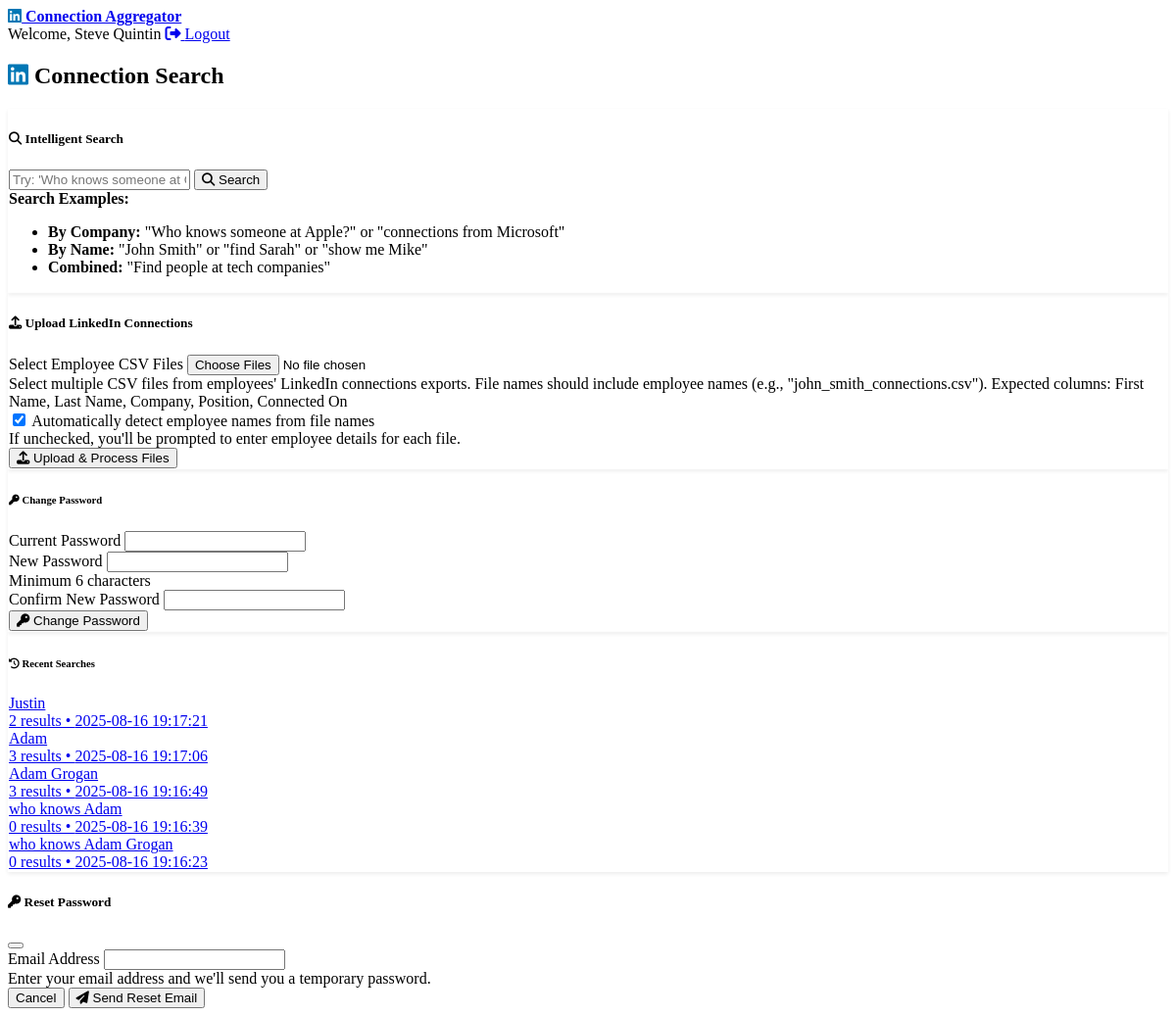
Before: /dashboard (signed in) with the older database file.
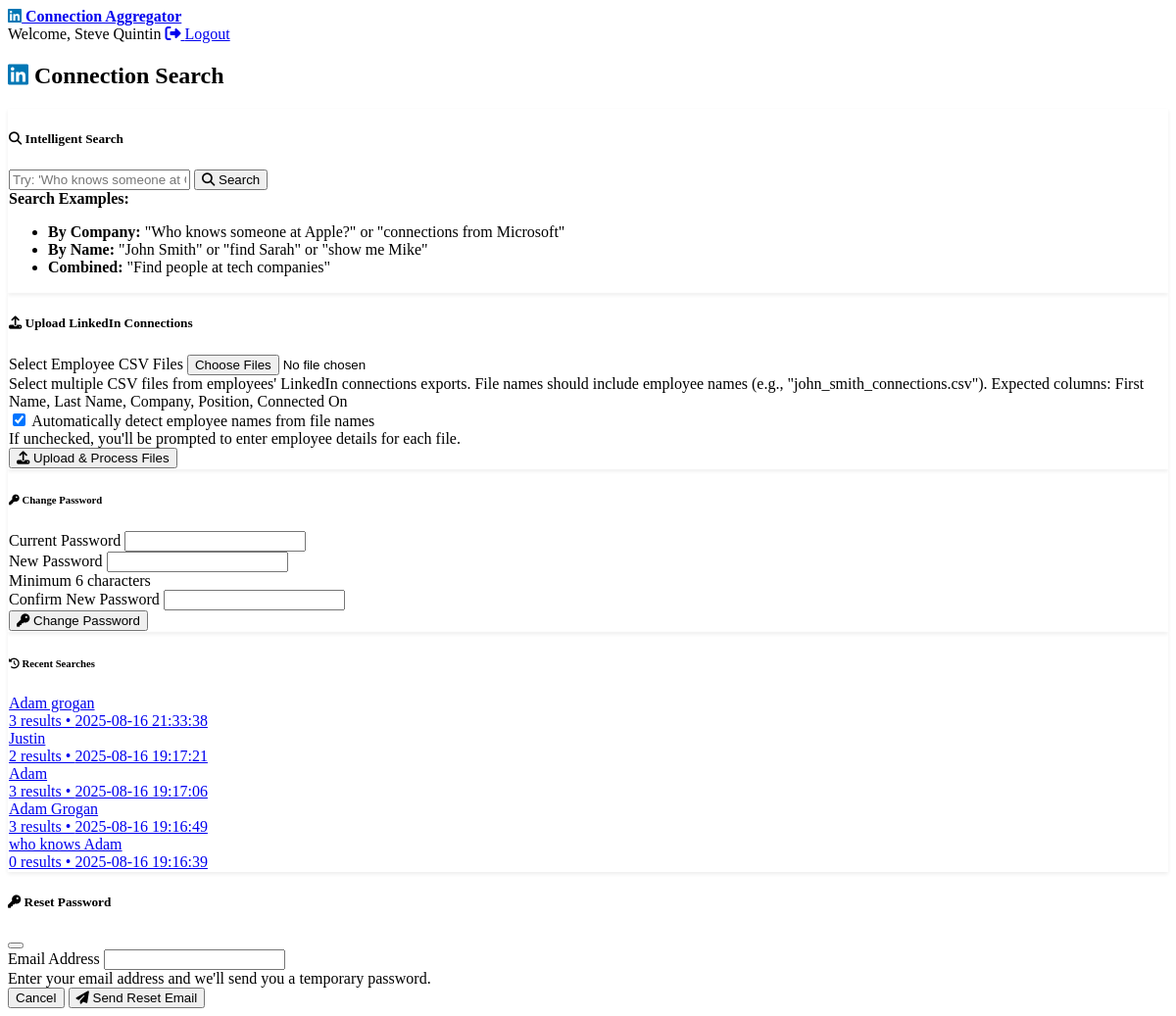
After: the same page with the newer database file.
### tables this page shows
CREATE TABLE search_history (
            id INTEGER PRIMARY KEY AUTOINCREMENT,
            employee_id INTEGER,
            search_query TEXT,
            results_count INTEGER,
            searched_at TIMESTAMP DEFAULT CURRENT_TIMESTAMP,
            FOREIGN KEY (employee_id) REFERENCES employees(id)
        );

### app.py (the view)
@app.route('/dashboard')
def dashboard():
    user = get_current_user()
    if not user:
        flash('Please log in to access the dashboard', 'error')
        return redirect(url_for('index'))
    conn = sqlite3.connect(DB_PATH)
    conn.row_factory = sqlite3.Row
    c = conn.cursor()
    c.execute('SELECT COUNT(*) as count FROM connections WHERE employee_id = ?', (user['id'],))
    total_connections = c.fetchone()['count']
    c.execute('''
        SELECT company, COUNT(*) as count
        FROM connections
        WHERE employee_id = ? AND company IS NOT NULL AND company != ""
        GROUP BY company
        ORDER BY count DESC
        LIMIT 5
    ''', (user['id'],))
    top_companies = c.fetchall()
    c.execute('''
        SELECT search_query, results_count, searched_at
        FROM search_history
        WHERE employee_id = ?
        ORDER BY searched_at DESC
        LIMIT 5
    ''', (user['id'],))
    recent_searches = c.fetchall()
    conn.close()
    return render_template('index.html', user=user, dashboard=True,
                         total_connections=total_connections,
                         top_companies=top_companies,
                         recent_searches=recent_searches)

### app.py (called while the page is built)
def get_current_user():
    if 'user_id' not in session:
        return None
    conn = sqlite3.connect(DB_PATH)
    conn.row_factory = sqlite3.Row
    c = conn.cursor()
    c.execute('SELECT * FROM employees WHERE id = ?', (session['user_id'],))
    user = c.fetchone()
    conn.close()
    return user

### templates/index.html (shortened to what the changed rows need)
<!DOCTYPE html>
<html lang="en" data-bs-theme="dark">
<head>
    <link href="https://cdn.replit.com/agent/bootstrap-agent-dark-theme.min.css" rel="stylesheet">
    <link href="https://cdnjs.cloudflare.com/ajax/libs/font-awesome/6.4.0/css/all.min.css" rel="stylesheet">
    <link href="{{ url_for('static', filename='css/style.css') }}" rel="stylesheet">
</head>
<body>
    <div class="container mt-4">
        {% if not user %}
            <div class="row justify-content-center">
                <div class="col-lg-8">
                    <div class="text-center mb-5">
                        <h1 class="display-4 mb-3">
                            <i class="fab fa-linkedin text-primary"></i>
                            LinkedIn Connection Aggregator
                        </h1>
                        <p class="lead">
                            Aggregate and intelligently search through your team's LinkedIn connections to find the right introductions.
                        </p>
                    </div>
                    <div class="row">
                        <div class="col-md-6">
                            <div class="card h-100">
                                <div class="card-body">
                                    <h5 class="card-title">
                                        <i class="fas fa-sign-in-alt text-success me-2"></i>
                                        Login
                                    </h5>
                                    <form method="POST" action="/login">
                                        <div class="mb-3">
                                            <label for="loginEmail" class="form-label">Email</label>
                                            <input type="email" class="form-control" id="loginEmail" name="email" required>
                                        </div>
                                        <div class="mb-3">
                                            <label for="loginPassword" class="form-label">Password</label>
                                            <input type="password" class="form-control" id="loginPassword" name="password" required>
                                        </div>
                                        <button type="submit" class="btn btn-success w-100">
                                            <i class="fas fa-sign-in-alt me-2"></i>
                                            Login
                                        </button>
                                        <div class="text-center mt-3">
                                            <a href="#" class="text-muted small" data-bs-toggle="modal" data-bs-target="#forgotPasswordModal">
                                                Forgot your password?
                                            </a>
                                        </div>
                                    </form>
                                </div>
                            </div>
                        </div>
                        <div class="col-md-6">
                            <div class="card h-100">
                                <div class="card-body">
                                    <h5 class="card-title">
                                        <i class="fas fa-user-plus text-info me-2"></i>
                                        Register
                                    </h5>
                                    <form method="POST" action="/register">
                                        <div class="mb-3">
                                            <label for="registerName" class="form-label">Full Name</label>
                                            <input type="text" class="form-control" id="registerName" name="name" required>
                                        </div>
                                        <div class="mb-3">
                                            <label for="registerEmail" class="form-label">Email</label>
                                            <input type="email" class="form-control" id="registerEmail" name="email" required>
                                        </div>
                                        <div class="mb-3">
                                            <label for="registerDepartment" class="form-label">Department</label>
                                            <input type="text" class="form-control" id="registerDepartment" name="department">
                                        </div>
                                        <div class="mb-3">
                                            <label for="registerPassword" class="form-label">Password</label>
                                            <input type="password" class="form-control" id="registerPassword" name="password" required>
                                        </div>
                                        <button type="submit" class="btn btn-info w-100">
                                            <i class="fas fa-user-plus me-2"></i>
                                            Register
                                        </button>
                                    </form>
                                </div>
                            </div>
                        </div>
                    </div>
                </div>
            </div>
        {% elif dashboard %}
            <div class="row mb-4">
                <div class="col-12">
                    <h2>
                        <i class="fab fa-linkedin me-2"></i>
                        Connection Search
                    </h2>
                </div>
            </div>
            <div class="row">
                <div class="col-lg-4">
                    {% if recent_searches %}
                    <div class="card">
                        <div class="card-body">
                            {% for search in recent_searches %}
                            <div class="mb-3">
                                <a href="#" class="text-decoration-none recent-search-link"
                                   data-query="{{ search.search_query }}"
                                   onclick="performSearch('{{ search.search_query }}')">
                                    <div class="small fw-bold text-primary">{{ search.search_query }}</div>
                                    <div class="small text-muted">
                                        {{ search.results_count }} results •
                                        {{ moment(search.searched_at).fromNow() if moment else search.searched_at }}
                                    </div>
                                </a>
                            </div>
                            {% endfor %}
                        </div>
                    </div>
                    {% endif %}
                </div>
            </div>
        {% endif %}
    </div>
</body>
</html>

Changed rows visible on the page:
no longer on this page (row unchanged): search_history: search_query "who knows Adam Grogan", results_count "0", searched_at "2025-08-16 19:16:23"
added search_history: search_query "Adam grogan", results_count "3", searched_at "2025-08-16 21:33:38"
